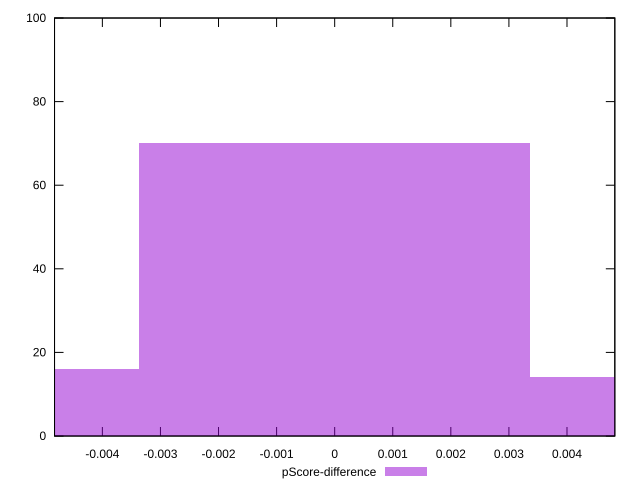

gnuplot code for this plot:
reset

$pScoreDifference <<EOF
0 70
-0.006724508182265412 16
0.006724508182265412 14
EOF

set key outside below
set boxwidth 0.006724508182265412
set xrange [-0.0048235294117647265:0.004823529411764671]
set yrange [0:100]
set trange [0:100]
set style fill transparent solid 0.5 noborder
set terminal svg size 640, 490 enhanced background rgb 'white'
set output "reports/report_00027_2021-02-24T12-40-31.850Z/uses-rel-preload/samples/agenda/pScore-difference/histogram.svg"

plot $pScoreDifference title "pScore-difference" with boxes

reset
